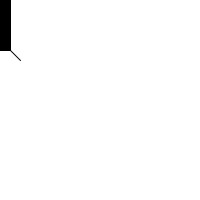
Frame 1 (no input)
Frame 60 (the mouse pressed at the canvas centre just before this capture): identical to frame 1, image omitted
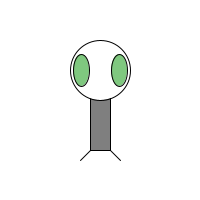
Frame 120 (the mouse held since frame 60 and released just before this capture)

The Processing sketch that drew these frames (run headless with seeded random() and noise(); from frame 60 on, the mouse is pressed at the canvas centre):

// Processing sketch: Example4_8ReZoog
// ── Example4_8ReZoog.pde
void setup() {
 size(200,200); 
 frameRate(30);
}

void draw() {
  background(255);
  ellipseMode(CENTER);
  rectMode(CENTER);
  
  //body
  stroke(0);
  fill(mouseX*255/200); // maps body fill color to the 255 spectrum!
  rect(mouseX,mouseY,20,100);
  
  // head
  stroke(0);
  fill(255);
  ellipse(mouseX,mouseY-30,60,60);
  
  // eyes
  fill((mouseX*255/200),mouseX+mouseY,(mouseY*255/200)); // color spectrum also mapped to 255
  ellipse(mouseX-19,mouseY-30,16,32);
  ellipse(mouseX+19,mouseY-30,16,32);
  
  // legs
  stroke(0);
  line(mouseX-10,mouseY+50,pmouseX-20,pmouseY+60);
  line(mouseX+10,mouseY+50,pmouseX+20,pmouseY+60);
}

void mousePressed() {
  println("Take me to your leader!");
}
